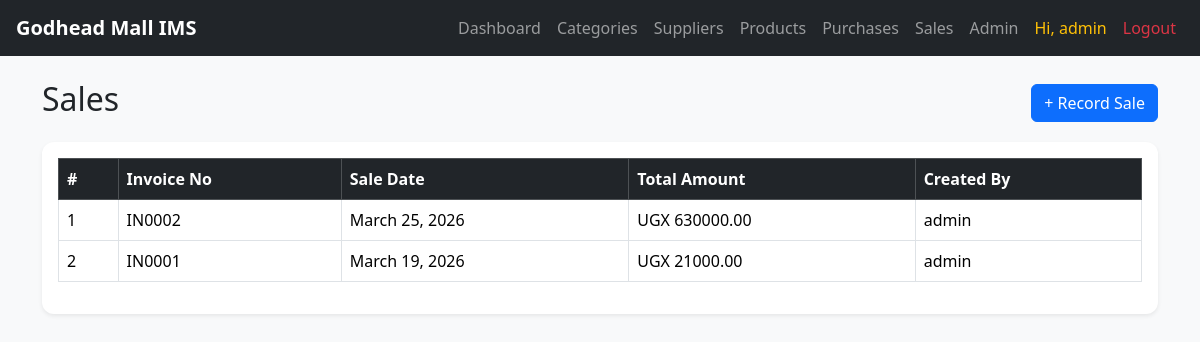
The app's page /sales/ (signed in) with its own data.
### myinven/models.py (models this page shows, shortened)
class Sale(models.Model):
    invoice_no = models.CharField(max_length=50, unique=True)
    sale_date = models.DateField()
    total_amount = models.DecimalField(max_digits=14, decimal_places=2, default=0)
    created_by = models.ForeignKey(User, on_delete=models.SET_NULL, null=True, blank=True)
    created_at = models.DateTimeField(auto_now_add=True)

### myinven/views.py (the view)
# urls.py: path('sales/', views.sale_list, name='sale_list'),
def sale_list(request):
    sales = Sale.objects.all().order_by('-created_at')
    return render(request, 'inventory/sale_list.html', {'sales': sales})

### myinven/templates/inventory/sale_list.html
{% extends 'inventory/base.html' %}
{% block content %}
<div class="d-flex justify-content-between align-items-center mb-3">
    <h2>Sales</h2>
    <a href="{% url 'sale_create' %}" class="btn btn-primary">+ Record Sale</a>
</div>
<div class="card shadow-sm p-3">
    <table class="table table-bordered table-hover">
        <thead class="table-dark">
            <tr>
                <th>#</th>
                <th>Invoice No</th>
                <th>Sale Date</th>
                <th>Total Amount</th>
                <th>Created By</th>
            </tr>
        </thead>
        <tbody>
            {% for sale in sales %}
            <tr>
                <td>{{ forloop.counter }}</td>
                <td>{{ sale.invoice_no }}</td>
                <td>{{ sale.sale_date }}</td>
                <td>UGX {{ sale.total_amount }}</td>
                <td>{{ sale.created_by|default:"-" }}</td>
            </tr>
            {% empty %}
            <tr>
                <td colspan="5" class="text-center">No sales found.</td>
            </tr>
            {% endfor %}
        </tbody>
    </table>
</div>
{% endblock %}

### myinven/templates/inventory/base.html (shortened to what this page needs)
<!DOCTYPE html>
<html lang="en">
<head>
    <link href="https://cdn.jsdelivr.net/npm/bootstrap@5.3.3/dist/css/bootstrap.min.css" rel="stylesheet">
</head>
<body>
    <nav class="navbar navbar-expand-lg navbar-dark bg-dark px-3">
        <a class="navbar-brand" href="{% url 'dashboard' %}">Godhead Mall IMS</a>
        <div class="collapse navbar-collapse show">
            <ul class="navbar-nav ms-auto">
                <li class="nav-item"><a class="nav-link" href="{% url 'dashboard' %}">Dashboard</a></li>
                <li class="nav-item"><a class="nav-link" href="{% url 'category_list' %}">Categories</a></li>
                <li class="nav-item"><a class="nav-link" href="{% url 'supplier_list' %}">Suppliers</a></li>
                <li class="nav-item"><a class="nav-link" href="{% url 'product_list' %}">Products</a></li>
                <li class="nav-item"><a class="nav-link" href="{% url 'purchase_list' %}">Purchases</a></li>
                <li class="nav-item"><a class="nav-link" href="{% url 'sale_list' %}">Sales</a></li>
                <li class="nav-item"><a class="nav-link" href="/admin/">Admin</a></li>
                {% if request.user.is_authenticated %}
                    <li class="nav-item">
                        <span class="nav-link text-warning">Hi, {{ request.user.username }}</span>
                    </li>
                    <li class="nav-item">
                        <a class="nav-link text-danger" href="{% url 'logout' %}">Logout</a>
                    </li>
                {% endif %}
            </ul>
        </div>
    </nav>
    <div class="container mt-4">
        {% block content %}{% endblock %}
    </div>
</body>
</html>

### myinven/templates/inventory/base.html (style rules this page uses)
body { background-color: #f8f9fa; }
.navbar-brand { font-weight: bold; }
.card { border: none; border-radius: 12px; }
.table th, .table td { vertical-align: middle; }

### records on screen
Sale: invoice_no "IN0002", sale_date "March 25, 2026", total_amount "630000.00", created_by "admin"
Sale: invoice_no "IN0001", sale_date "March 19, 2026", total_amount "21000.00", created_by "admin"

### other values on screen
{{ request.user.username }} "admin"
